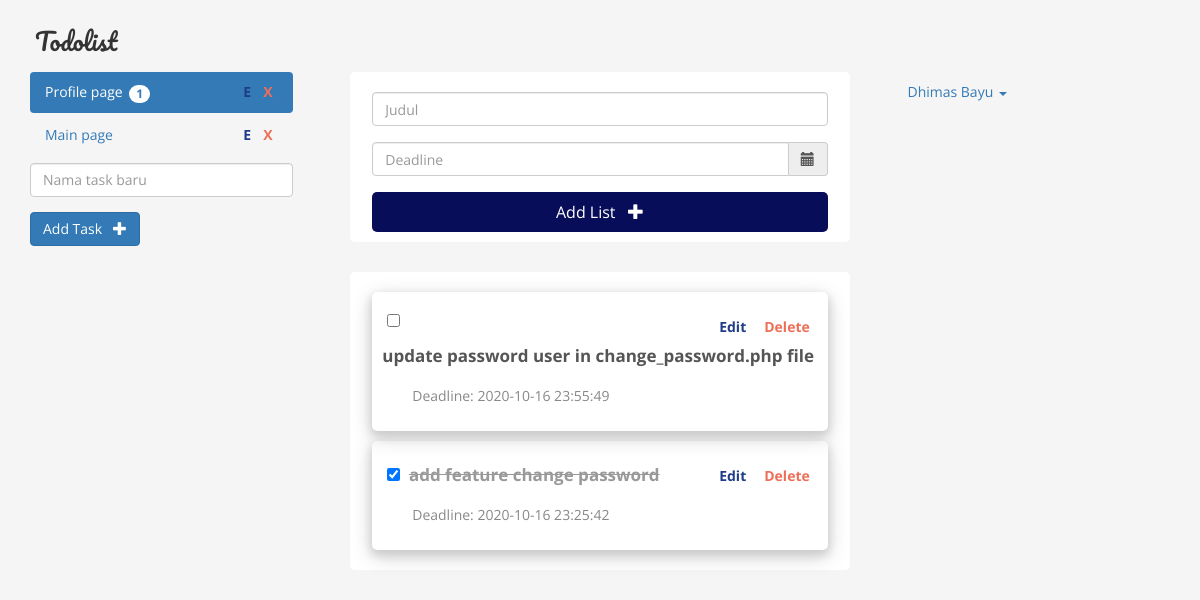
/main.php (signed in), run on the app's committed database.
### tables this page shows
CREATE TABLE `task` (
  `id` int(11) NOT NULL,
  `id_user` int(11) NOT NULL,
  `title` varchar(64) NOT NULL
);

CREATE TABLE `list` (
  `id` int(11) NOT NULL,
  `id_task` int(11) NOT NULL,
  `title` varchar(128) NOT NULL,
  `date_time` datetime NOT NULL DEFAULT current_timestamp(),
  `date_time_end` datetime DEFAULT NULL,
  `checked` tinyint(1) NOT NULL DEFAULT 0
);

### main.php (the view, shortened to what this page needs)
<!doctype html>
<html>
<head>
  <link rel="stylesheet" href="https://maxcdn.bootstrapcdn.com/bootstrap/3.3.7/css/bootstrap.min.css">
  <link rel="stylesheet" href="https://cdnjs.cloudflare.com/ajax/libs/bootstrap-datetimepicker/4.17.47/css/bootstrap-datetimepicker.min.css">
  <link rel="stylesheet" href="./css/style-main.css">
  <?php
    include 'connection.php';
  ?>
</head>
<body>
  <div class="container">
    <div class="row" style="margin-top: 8px; margin-left: 5px; margin-bottom: 8px;">
      <h3 style="font-family: Pacifico;">Todolist</h3>
    </div>
    <div class="row">
      <?php
        $task_item = $conn->query("SELECT * FROM task WHERE id_user=".$_SESSION['id_user']." ORDER BY id DESC");
      ?>
      <div class="col-md-3">
        <ul class="nav nav-pills nav-stacked nav-menu">
          <?php
          if($task_item->num_rows > 0) {
            foreach ($task_item as $menu) {
          ?>
            <li role="presentation"
              id="<?= $menu['id'] ?>"
              <?php
              if ($menu['id'] == $_SESSION['id_task']) {
                echo 'class="active"';
              }
              ?>
              >
              <a>
                <?php
                  echo $menu['title'];
                  $sqlNotif = "SELECT count(l.id) list from task t join list l on t.id=l.id_task WHERE l.checked=0 and t.id=".$menu['id']." group by t.id;";
                  $res = $conn->query($sqlNotif);
                  if($res){
                    $result = $res->fetch_row();
                    if(!empty($result[0])){
                ?>
                      <span class="badge"><?= $result[0] ?></span>
                <?php
                    }
                  }
                ?>
                <span id="<?= $menu['id'] ?>" class="remove-task">X</span>
                <span id="<?= $menu['id'] ?>" class="edit-task">E</span>
              </a>
            </li>
          <?php
            }
          }
          ?>
        </ul>
        <form action="addTask.php" method="post" autocomplete="off" style="margin-top: 8px">
          <div class="form-group">
            <input type="text"
              name="title"
              placeholder="Nama task baru"
              class ="form-control"
              <?php if(isset($_GET['messT']) && $_GET['messT'] == "error") echo 'style="border-color: #f2dede"'; ?>
              required/>
          </div>
          <button class="btn btn-primary" id="btn-add-task" type="submit" >
            Add Task &nbsp; <span class="glyphicon glyphicon-plus"></span>
          </button>
        </form>
      </div>
      <div class="col-md-6">
        <div class="main-todo-section">
          <div class="add-todo-section">
            <form action="add.php" method="post" autocomplete="off">
              <div class="form-group">
                <input type="text"
                  name="title"
                  placeholder="Judul"
                  class ="form-control"
                  <?php if(isset($_GET['mess']) && $_GET['mess'] == "error") echo 'style="border-color: #f2dede"'; ?>
                  required/>
              </div>
              <div class="form-group">
                <div class="input-group" id="datetimepicker">
                  <input type="text" class="form-control" name="deadline" placeholder="Deadline" required>
                  <span class="input-group-addon">
                    <span class="glyphicon glyphicon-calendar"></span>
                  </span>
                </div>
              </div>
              <button type="submit">Add List &nbsp; <span class="glyphicon glyphicon-plus"></span></button>
            </form>
          </div>
          <?php $list_item = $conn->query("SELECT * FROM list WHERE id_task=".$_SESSION['id_task']." ORDER BY id DESC"); ?>
          <div class="show-todo-section" id="todo-list-section">
            <?php
              if($list_item->num_rows > 0) {
                foreach ($list_item as $item) {
            ?>
                  <div class="todo-item">
                    <span id="<?= $item['id'] ?>" class="remove-to-do">Delete</span>
                    <span id="<?= $item['id'] ?>" class="edit-to-do">Edit</span>
                    <input type="checkbox"
                      data-todo-id="<?= $item['id'] ?>"
                      class="check-box"
                      <?php  if($item['checked']) echo "checked";?>>
                    <h2 <?php  if($item['checked']) echo 'class="checked"';?>><?= $item['title'] ?></h2>
                    <small>
                      Deadline: <?= $item['date_time_end'] ?>
                    </small>
                  </div>
            <?php
                }
            } ?>
          </div>
        </div>
      </div>
      <div class="col">
        <ul class="nav nav-pills">
          <li role="presentation" class="dropdown">
            <a class="dropdown-toggle" data-toggle="dropdown" role="button" aria-haspopup="true" aria-expanded="false">
              <?=$_SESSION['nama']?> <span class="caret"></span>
            </a>
          </li>
        </ul>
      </div>
    </div>
  </div>
</body>
</html>

### css/style-main.css (style rules this page uses)
body { background: #f6f5f5; font-family: 'Open Sans', sans-serif; }
* { padding: 0px; margin: 0px; box-sizing: border-box; }
.main-todo-section { background: transparent; max-width: 500px; width: 90%; height: 500px; border-radius: 10px; margin: 0px auto; }
.add-todo-section { width: 100%; background: #fff; margin: 0px auto; padding: 10px; border-radius: 5px; }
.add-todo-section .form-group { width: 95%; height: 40px; margin: 10px auto; }
.add-todo-section button { display: block; width: 95%; height: 40px; margin: 0px auto; border: none; outline: none; background: #070d59; color: #fff; font-family: 'Open Sans', sans-serif; font-size: 16px; border-radius: 5px; cursor: pointer; }
.show-todo-section { width: 100%; background: #fff; margin: 30px auto; padding: 10px; border-radius: 5px; }
.todo-item { width: 95%; margin: 10px auto; padding: 20px 10px; box-shadow: 0 4px 8px 0 #ccc, 0 6px 20px 0 #ccc; border-radius: 5px; }
.todo-item h2 { display: inline-block; padding: 5px 0px; font-size: 17px; font-family: 'Open Sans', sans-serif; color: #555; }
.todo-item small { display: block; width: 100%; padding: 5px 0px; color: #888; padding-left: 30px; font-size: 14px; font-family: 'Open Sans', sans-serif; }
.remove-to-do { display: block; float: right; font-family: 'Open Sans', sans-serif; color: #ee6f57; text-decoration: none; font-weight: bold; padding: 5px 8px 5px 8px; margin-left: 2px; border-radius: 8px; transition: background 1s; cursor: pointer; }
.edit-to-do { display: block; float: right; font-family: 'Open Sans', sans-serif; color: #1f3c88; text-decoration: none; font-weight: bold; padding: 5px 8px 5px 8px; border-radius: 8px; transition: background 1s; cursor: pointer; }
.remove-task { display: block; float: right; font-family: 'Open Sans', sans-serif; color: #ee6f57; text-decoration: none; font-weight: bold; padding: 0px 5px 0px 5px; margin-left: 2px; border-radius: 8px; transition: background 1s; cursor: pointer; }
.edit-task { display: block; float: right; font-family: 'Open Sans', sans-serif; color: #1f3c88; text-decoration: none; font-weight: bold; padding: 0px 5px 0px 5px; border-radius: 8px; transition: background 1s; cursor: pointer; }
.checked { color: #999 !important; text-decoration: line-through; }
.todo-item input { margin: 0px 5px; }
h2 { margin-top: 0px; font-weight: bold; }

### data on the page
task: title "Profile page", result "1"
task: title "Main page"
list: title "update password user in change_password.php file", date_time_end "2020-10-16 23:55:49"
list: checked "☑", title "add feature change password", date_time_end "2020-10-16 23:25:42"

### other printed values
$_SESSION['nama'] "Dhimas Bayu"
